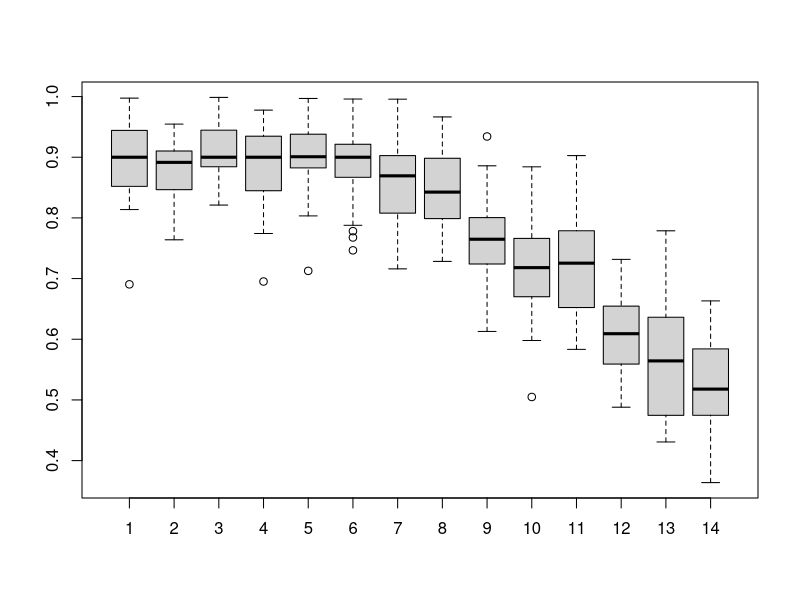

This figure's R source: (Note: this script raises an error after producing the figure.)
# "All (5,502)",4096,2048,1024,512,256,128,64,32,16,8,4,2,1
c1 <- c(0.9,0.857756941,0.9,0.83751965,0.813344711,0.9,0.9,0.906415398,0.710217137,0.827504648,0.741878683,0.600278452,0.514011021,0.568414996,
0.957578079,0.9,0.931082197,0.871665752,0.9,0.874539415,0.864378453,0.879969085,0.813151542,0.766193852,0.776772505,0.534910639,0.535237314,0.46733912,
0.981468648,0.884539995,0.952757862,0.955740502,0.909721964,0.87423418,0.862965226,0.782819975,0.61286593,0.841220996,0.839669081,0.679306282,0.663593886,0.595451136,
0.844966951,0.9,0.864921887,0.920485528,0.93460783,0.9,0.814961419,0.776271866,0.699537024,0.738094837,0.783103876,0.62808675,0.606411449,0.540054153,
0.944224705,0.842463443,0.968371513,0.806621144,0.884611623,0.955492949,0.958591879,0.872755909,0.62870712,0.675452444,0.75459591,0.516986936,0.65028521,0.497965126,
0.825475009,0.893757012,0.884262737,0.695148939,0.9,0.955900596,0.940464251,0.739526148,0.849469212,0.679083426,0.778097771,0.731672317,0.567246658,0.437324378,
0.85817798,0.763926106,0.894273621,0.774286726,0.842777975,0.9,0.785818712,0.850011755,0.733281265,0.763748792,0.700387745,0.547476827,0.459453917,0.363735276,
0.9,0.910281949,0.9,0.941004131,0.882390178,0.873661224,0.9,0.930040343,0.885853772,0.714858131,0.6522914,0.659837423,0.734895656,0.589111898,
0.96994309,0.878041321,0.988167874,0.917562969,0.712685096,0.912421188,0.807839067,0.807590399,0.77920937,0.597937185,0.729768844,0.656061794,0.430706145,0.598784514,
0.889492107,0.923048848,0.872865566,0.977621268,0.970616111,0.778158172,0.9,0.774117419,0.773075019,0.704516556,0.769072177,0.488018711,0.440336321,0.663208316,
0.9,0.943828141,0.928845389,0.87584929,0.906771072,0.847006355,0.920214665,0.852092056,0.756621203,0.656855061,0.808035796,0.565722318,0.702773821,0.505318883,
0.858701275,0.860339977,0.9,0.934643033,0.961414398,0.9,0.835506293,0.821115395,0.775973011,0.67566164,0.613231046,0.538140226,0.461905713,0.59214661,
0.943125841,0.80902524,0.932049949,0.910355459,0.937978306,0.953836241,0.891412233,0.748093819,0.783551441,0.601289131,0.661079072,0.625904644,0.564638975,0.494631844,
0.9,0.918526601,0.919309238,0.864125917,0.933071925,0.914164982,0.761167441,0.966427093,0.723997545,0.645958359,0.583305672,0.493371929,0.518962441,0.578096646,
0.836807732,0.896434997,0.990956612,0.919654336,0.886505153,0.983288673,0.832775175,0.902200495,0.654862135,0.653273122,0.808483105,0.565416321,0.584944993,0.53027089,
0.898814076,0.772821455,0.865351643,0.859048428,0.937506901,0.9,0.90298965,0.86623572,0.856606473,0.753739909,0.648938966,0.614197386,0.547858106,0.502454161,
0.851974879,0.799858309,0.998594189,0.8794446,0.984146689,0.9,0.902663606,0.763408557,0.747608662,0.69541024,0.778794416,0.708442933,0.77872303,0.474653262,
0.997366614,0.840783269,0.91493847,0.936292049,0.949718092,0.99589299,0.99540031,0.936295515,0.753868148,0.626257991,0.731433149,0.604173279,0.445074079,0.563357149,
0.908831092,0.896478694,0.9,0.834464961,0.996840028,0.994426555,0.995697111,0.835076597,0.824015539,0.504845475,0.716023902,0.649335979,0.594985705,0.580072969,
0.9,0.889215091,0.972958508,0.968810453,0.89713155,0.9,0.784151175,0.828476435,0.629226792,0.884174979,0.875092552,0.70273102,0.636257149,0.53779611,
0.927854196,0.924419339,0.9,0.81429342,0.940711602,0.838781104,0.776814453,0.830500072,0.747008818,0.862742414,0.673330542,0.550206142,0.484818841,0.460708106,
0.973371605,0.945636134,0.853791836,0.950920153,0.952635079,0.746548102,0.763196017,0.830931885,0.934195592,0.746684847,0.634261825,0.61493012,0.47461107,0.649809191,
0.984065822,0.875680117,0.9,0.9,0.89367637,0.880703846,0.967517811,0.914724875,0.79311956,0.809449435,0.621850587,0.559058772,0.697691021,0.619594491,
0.846411907,0.9,0.821144077,0.844804428,0.876110364,0.792493503,0.9,0.798872083,0.798203036,0.670075278,0.902682684,0.590794488,0.55830407,0.446269049,
0.970304069,0.94977183,0.9,0.920962087,0.908822616,0.866898064,0.841049089,0.891387161,0.727842775,0.703889949,0.603156364,0.592846446,0.448768064,0.471031486,
0.878301657,0.800404957,0.856758229,0.965779426,0.901639733,0.92138425,0.87422944,0.807320407,0.800505644,0.848630906,0.666947524,0.646242266,0.564045421,0.58410874,
0.690513125,0.907306132,0.967522949,0.837011019,0.831757188,0.893728331,0.727456711,0.901961454,0.847114414,0.745165879,0.649755212,0.654573008,0.641057229,0.478868842,
0.847972921,0.954584634,0.829454154,0.9,0.82161035,0.767728993,0.816909913,0.88556065,0.745846039,0.752940152,0.720928206,0.67141397,0.601712683,0.494052201,
0.813744578,0.84651018,0.905632019,0.9,0.803278525,0.925363766,0.895188052,0.898279225,0.788206684,0.721174828,0.785184362,0.62230899,0.439634991,0.483114134,
0.924273825,0.85460545,0.944603797,0.91255391,0.893335625,0.787816228,0.715995288,0.728298686,0.670135672,0.783089902,0.674330767,0.578898046,0.635063517,0.46879364)
dat <- matrix(unlist(c1), ncol = 14, byrow = TRUE)
boxplot(dat)
boxplot(dat, ylab ="Oxigen (%)", xlab ="Time", las = 2, 
        col = c("red","sienna","palevioletred1","royalblue2","red","sienna","palevioletred1","royalblue2","red","sienna","palevioletred1","royalblue2"),
        at = c(1,2,3,4, 6,7,8,9, 11,12,13,14), 
        par(mar = c(12, 5, 4, 2) + 0.1), 
        names = c("Station 1","Station 2","Station 3","Station 4","Station 1","Station 2","Station 3","Station 4","Station 1","Station 2","Station 3","Station 4"))
boxplot(dat, las = 2, xlab ="# of genes", ylab = "Perfermance", 
        col = rainbow(14),
        names = c("All (5,502)","4096","2048","1024","512","256","128","64","32","16","8","4","2","1"))
